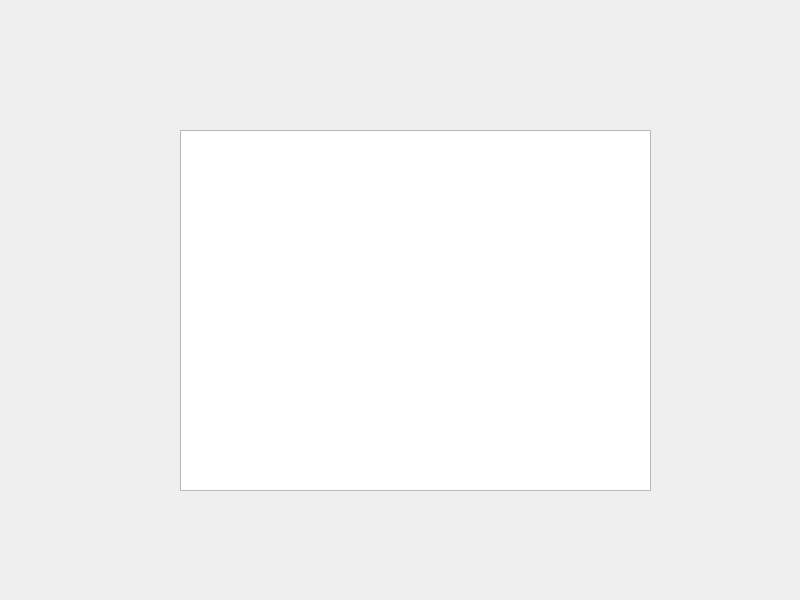
<?xml version="1.0" encoding="UTF-8"?>
<ui version="4.0">
 <class>Widget</class>
 <widget class="QWidget" name="Widget">
  <property name="geometry">
   <rect>
    <x>0</x>
    <y>0</y>
    <width>800</width>
    <height>600</height>
   </rect>
  </property>
  <property name="windowTitle">
   <string>Widget</string>
  </property>
  <widget class="QTableView" name="tableView">
   <property name="geometry">
    <rect>
     <x>180</x>
     <y>130</y>
     <width>471</width>
     <height>361</height>
    </rect>
   </property>
  </widget>
 </widget>
 <resources/>
 <connections/>
</ui>
